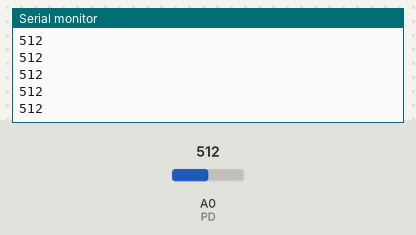
Simulated run of this sketch. Board: Arduino Uno, built with avr-gcc and run on an emulated ATmega328P. Shown: the last lines printed to the serial monitor. The inputs (shaded band) are chosen by the test bench; at power-on: A0 (PD) = 512.

Above: at 1.2 s.
1.3 s: A0 (PD) set to 716
At 1.56 s:
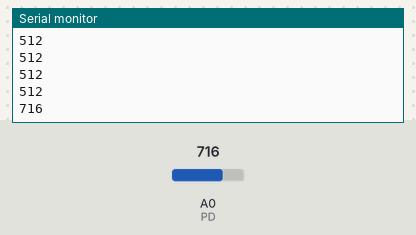
2.8 s: A0 (PD) set to 900
At 2.96 s:
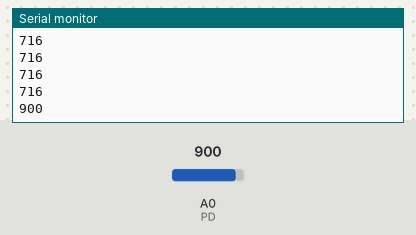
Timing chart, 0 to 5.8 s (numbered marks = the images above; inputs shaded):
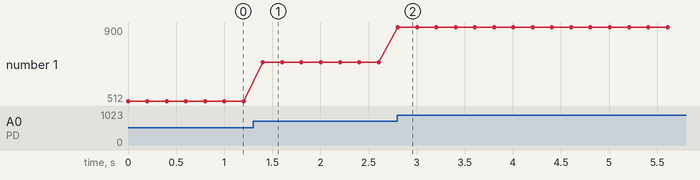

The sketch:

test_rx.ino
```cpp
/*
  test_rx.ino: testing the VLC receiver
  Course: CESE4110 Visible Light Communication & Sensing
*/


/*
 * The VLC receiver is equipped with an OPT101 photodiode.
 * Pin 5 of the OPT101 is connected to A0 of the Arduino Due
 * Pin 1 of the OPT101 is connected to 5V of the Arduino Due
 * Pin 8 of the OPT101 is connected to GND of the Arduino Due
 */
#define PD A0 // PD: Photodiode


/*
 * Some configurations
 */
void setup() {
  Serial.begin(115200);
}


/*
 * The Main function
 */
void loop() {
  while (1)
  {
    Serial.println(analogRead(PD));
    delay(200); // two times per second
  }
}
```

Measured:
- after the input at 1.3 s, the serial monitor: prints a new line after 0.10 s (image 1)
- after the input at 2.8 s, the serial monitor: prints a new line at once (image 2)
- plotted number 1: 512 → 716 after the input at 1.3 s, 716 → 900 after the input at 2.8 s
